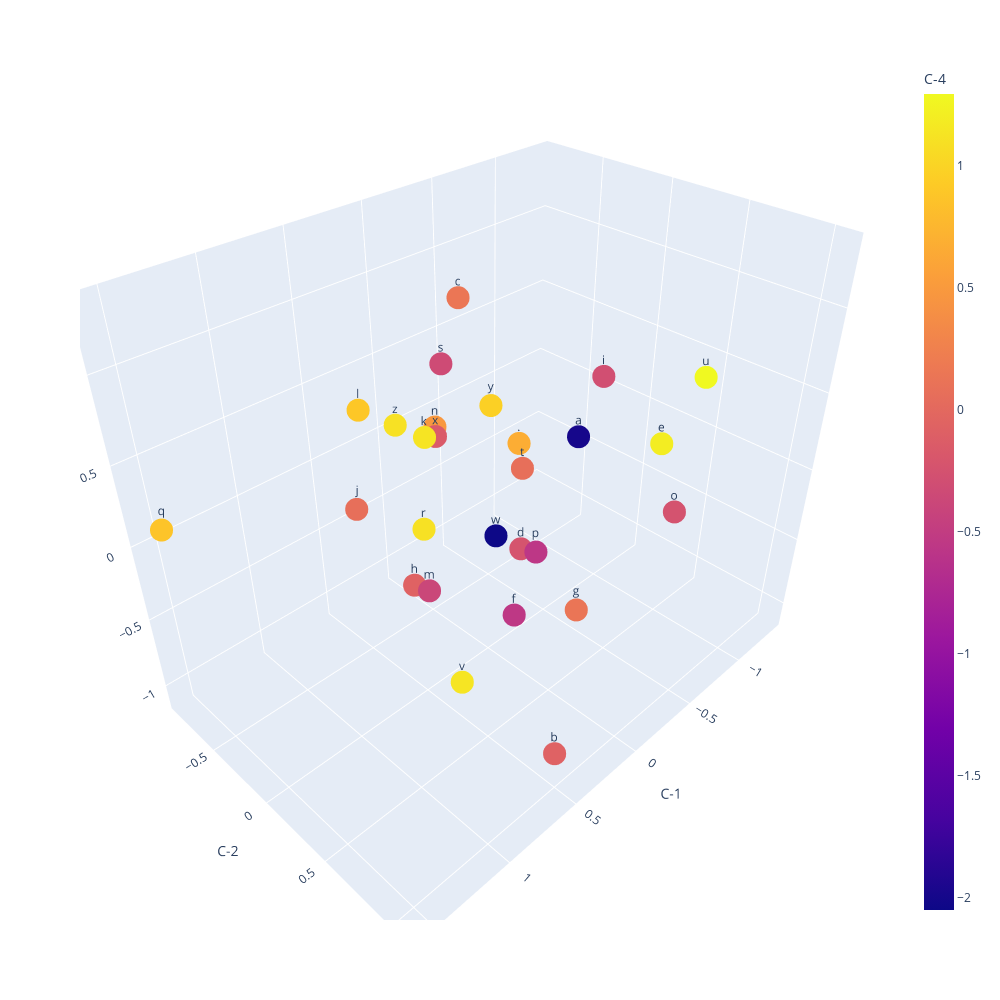

The cell this chart's notebook holds for it:
### Code cell
layers[0].plot_embeddings()

### Figure 1 — Plotly figure (JSON) as saved in the notebook; plotly's stock layout.template omitted (floating-point values rounded to 4 significant figures)
{"data": [{"hovertemplate": "C-1=%{x}<br>C-2=%{y}<br>C-3=%{z}<br>text=%{text}<br>C-4=%{marker.color}<extra></extra>", "legendgroup": "", "marker": {"color": [0.6693, -1.992, -0.07762, 0.1451, -0.2334, 1.199, -0.5528, 0.1328, -0.06857, -0.2901, 0.07289, 1.13, 0.897, -0.3799, 0.4817, -0.2421, -0.5677, 0.8689, 1.105, -0.3358, 0.07121, 1.292, 1.133, -2.05, -0.1553, 0.9709, 1.103], "coloraxis": "coloraxis", "symbol": "circle"}, "mode": "markers+text", "name": "", "scene": "scene", "showlegend": false, "text": [".", "a", "b", "c", "d", "e", "f", "g", "h", "i", "j", "k", "l", "m", "n", "o", "p", "q", "r", "s", "t", "u", "v", "w", "x", "y", "z"], "type": "scatter3d", "x": [-0.4021, -0.8205, 0.3798, 0.3578, 0.1662, -1.096, 0.268, 0.5271, 0.02656, -1.356, 0.2578, 0.3433, 0.2929, 0.3098, -0.2897, -0.9474, 0.6166, 1.552, 0.231, 0.1115, 0.2093, -1.186, 0.685, 0.2091, 0.1117, -0.7673, 0.2095], "y": [-0.1515, -0.05418, 0.8875, 0.1675, 0.4072, 0.3572, 0.4636, 1.091, -0.6454, -0.3125, -0.8783, -0.119, -0.7321, -0.1715, -0.7519, 0.5991, 0.915, -0.7387, -0.2878, -0.2344, 0.4457, 0.5416, 0.4938, 0.2664, -0.2961, -0.7451, -0.5169], "z": [0.06214, -0.03602, -1.107, 1.326, -0.08102, -0.02455, -0.444, 0.1536, -1.05, 0.06512, -0.4458, 0.4513, 0.3331, -0.6359, -0.04034, -0.3231, 0.4393, 0.1723, -0.2932, 0.7448, 0.4658, 0.4606, -0.6254, -0.04922, 0.2743, -0.08537, 0.2929]}], "layout": {"coloraxis": {"colorbar": {"title": {"text": "C-4"}}, "colorscale": [[0, "#0d0887"], [0.1111, "#46039f"], [0.2222, "#7201a8"], [0.3333, "#9c179e"], [0.4444, "#bd3786"], [0.5556, "#d8576b"], [0.6667, "#ed7953"], [0.7778, "#fb9f3a"], [0.8889, "#fdca26"], [1, "#f0f921"]]}, "height": 1000, "legend": {"tracegroupgap": 0}, "margin": {"t": 60}, "scene": {"domain": {"x": [0, 1], "y": [0, 1]}, "xaxis": {"title": {"text": "C-1"}}, "yaxis": {"title": {"text": "C-2"}}, "zaxis": {"title": {"text": "C-3"}}}, "width": 1000}}
